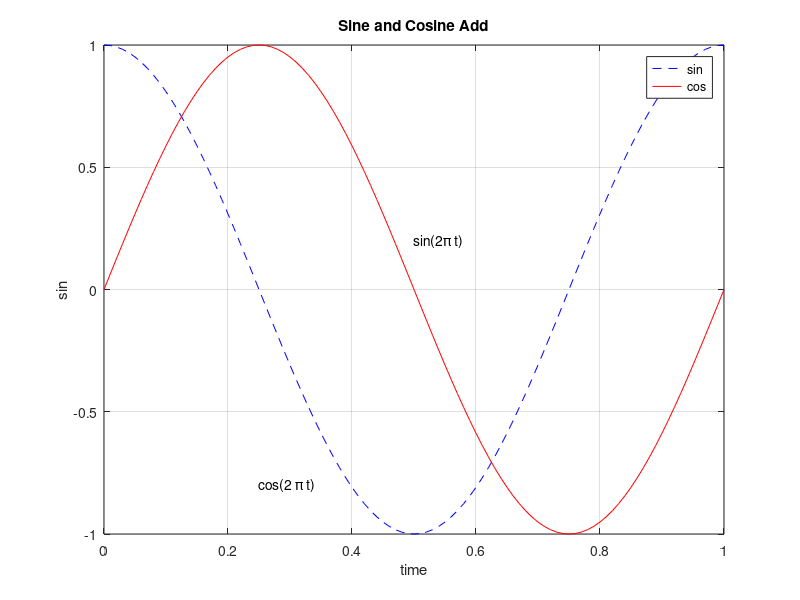

Here is the MATLAB script that generated this plot:
clc;
clear;
close all;


t = 0:0.01:1;
z1 = cos(2*pi*t);
z2 = sin(2*pi*t);

figure;
plot(t, z1, '--b')
hold on
plot(t, z2, 'r')

x0 = [0.5;0.25];
y0 = [0.2; -0.8];
str = {'sin(2\pi t)'; 'cos(2 \pi t)'};
text(x0, y0, str) % Add comment at (x0,y0)

title('Sine and Cosine Add') % Title
legend('sin','cos'); % Add legend
xlabel('time'); % the name of X-axis
ylabel('sin'); % the name of Y-axis
grid on % add grid

